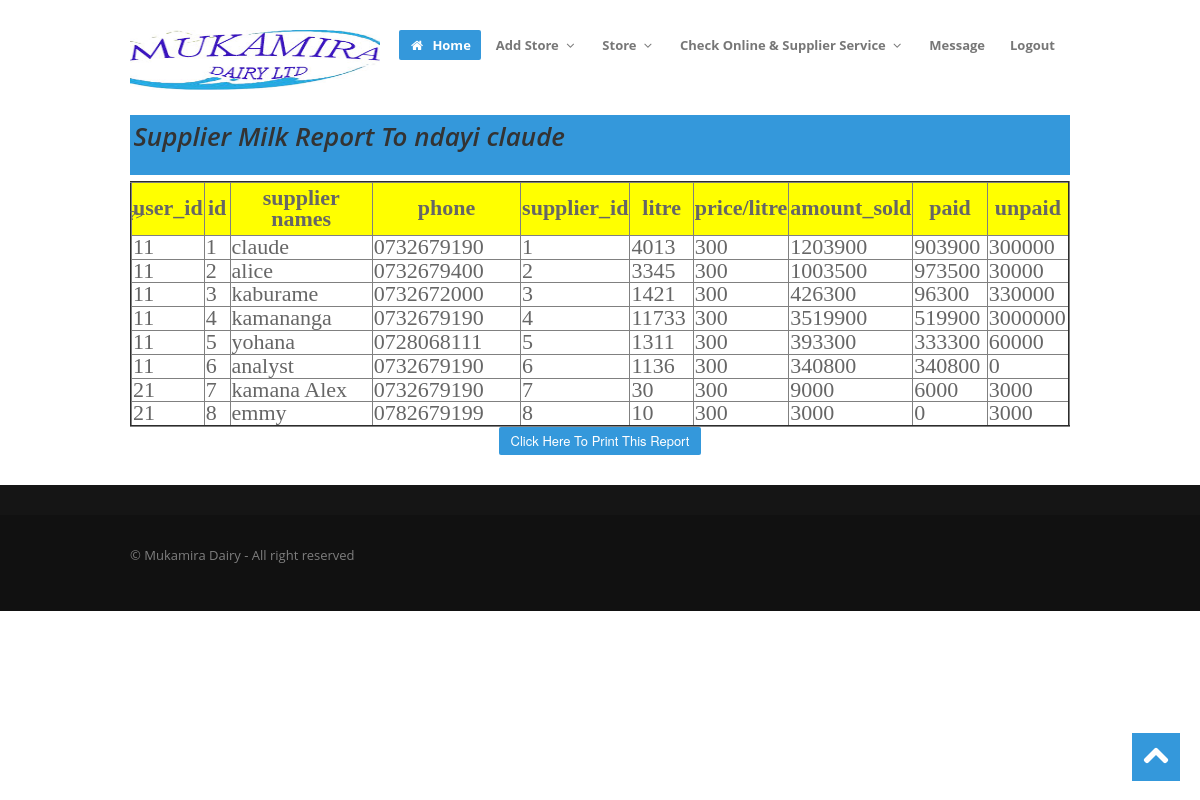
The app's page /users/fomer_report.php (signed in) with its own data.
### tables this page shows
CREATE TABLE `input_milk` (
  `user_id` int(11) NOT NULL,
  `id` int(11) NOT NULL,
  `supplies_id` int(11) NOT NULL,
  `litre` float NOT NULL,
  `litre_amount` float NOT NULL,
  `amount_sold` float NOT NULL,
  `paid` float NOT NULL,
  `unpaid` float NOT NULL,
  `time` timestamp(6) NOT NULL DEFAULT '0000-00-00 00:00:00.000000' ON UPDATE CURRENT_TIMESTAMP(6)
);

CREATE TABLE `supplies` (
  `sid` int(11) NOT NULL,
  `names` varchar(40) NOT NULL,
  `phone` varchar(13) NOT NULL,
  `mail` varchar(40) NOT NULL,
  `address` varchar(60) NOT NULL,
  `status` varchar(8) NOT NULL
);

### users/fomer_report.php (the view, shortened to what this page needs)
<?php
if (!isset($_SESSION['id'])) {
  header('location:../index.php');
}
else
{
?>
<!DOCTYPE html>
<html lang="en">
<head>
  <link href="../assets/css/bootstrap.css" rel="stylesheet">
  <link href="../assets/css/bootstrap-responsive.css" rel="stylesheet">
  <link href="../assets/css/prettyPhoto.css" rel="stylesheet">
  <link href="../assets/js/google-code-prettify/prettify.css" rel="stylesheet">
  <link href="../assets/css/flexslider.css" rel="stylesheet">
  <link href="../assets/css/style.css" rel="stylesheet">
  <link href="../assets/color/default.css" rel="stylesheet">
</head>
<body>
  <div id="wrapper">
    <?php
    include("layouts/header.php");
    ?>
    <section id="maincontent">
      <div class="container">
        <div class="row">
          <div class="span12">
            <section id="subintro">
               <div class="container" style="height: 60px;">
                 <div class="row">
                    <div class="span8">
                      <ul class="breadcrumb" style="margin-top: -6px;">
                       <li>
                       <h2>Supplier Milk Report To <?php echo $_SESSION["names"]; ?></h2></li>
                     </ul>
                    </div>
                  </div>
                </div>
              </section>
              <table style="border-radius:5px; font-size: 22px;margin-top: -45px; border-style: 2px;" border="2" width="940">
  <tr>
    <th bgcolor="#ffff" width="50px" height="50px"STYLE="font-family:Script MT;">user_id</th>
<th bgcolor="#ffff" width="30px" height="50px" STYLE="font-family:Script MT;">id</th>
  <th bgcolor="#ffff" width="200px" height="50px"STYLE="font-family:Script MT;">supplier names</th>
  <th bgcolor="#ffff" width="200px" height="50px"STYLE="font-family:Script MT;">phone</th>
  <th bgcolor="#ffff" width="100px" height="50px"STYLE="font-family:Script MT;">supplier_id</th>
<th bgcolor="#ffff" width="70px" height="50px" STYLE="font-family:Script MT;">litre</th>
  <th bgcolor="#ffff" width="50px" height="50px"STYLE="font-family:Script MT;">price/litre</th>
<th bgcolor="#ffff" width="100px" height="50px" STYLE="font-family:Script MT;">amount_sold</th>
<th bgcolor="#ffff" width="80px" height="50px" STYLE="font-family:Script MT;">paid</th>
<th bgcolor="#ffff" width="80px" height="50px" STYLE="font-family:Script MT;">unpaid</th>
</tr>
<?php
  include("../code/con2.php");
  $retrive=mysqli_query($con,"select input_milk.id,names,user_id,supplies_id,phone,litre,litre_amount,amount_sold,unpaid,paid from input_milk,supplies where input_milk.id=supplies.sid");
  while($row=mysqli_fetch_array($retrive))
  {
  ?>
   <tr>
    <td bgcolor="#FFFFFF" STYLE="font-family:Script MT;"><?php echo $row['user_id'];?></td>
      <td bgcolor="#FFFFFF" STYLE="font-family:Script MT;"><?php echo $row['id'];?></td>
<td bgcolor="#FFFFFF" STYLE="font-family:Script MT;"><?php echo $row['names'];?></td>
<td bgcolor="#FFFFFF" STYLE="font-family:Script MT;"><?php echo $row['phone'];?></td>
  <td bgcolor="#FFFFFF" STYLE="font-family:Script MT;"><?php echo $row['supplies_id'];?></td>
<td bgcolor="#FFFFFF" STYLE="font-family:Script MT;"><?php echo $row['litre'];?></td>
<td bgcolor="#FFFFFF" STYLE="font-family:Script MT;"><?php echo $row['litre_amount'];?></td>
<td bgcolor="#FFFFFF" STYLE="font-family:Script MT;"><?php echo $row['amount_sold'];?></td>
<td bgcolor="#FFFFFF" STYLE="font-family:Script MT;"><?php echo $row['paid'];?></td>
<td bgcolor="#FFFFFF" STYLE="font-family:Script MT;"><?php echo $row['unpaid'];?></td>
</tr>
<?php
  }
  ?>
</table>
                  <div class="text-center">
                    <a href=""onClick="window.print()"><button class="btn btn-theme" type="submit" value="">Click Here To Print This Report</button></a>
                  </div>
          </div>
        </div>
      </div>
    </section>
    <?php
      include("layouts/footer.php");
    ?>
  </div>
  <a href="#" class="scrollup"><i class="icon-chevron-up icon-square icon-48 active"></i></a>
</body>
</html>
<?php }?>

### assets/css/style.css (style rules this page uses)
.row { margin-bottom:30px; }
#maincontent { z-index:1000; margin-top:0px; }
section#subintro { width: 100%; color: #fff; height:auto; margin: 0 auto; padding: 0; margin-bottom:30px; }
.scrollup { position:fixed; width:48px; height:48px; bottom:20px; right:20px; }
a.scrollup { outline:0; }
[class^="icon-"], [class*=" icon-"] { float:none; }
.icon-square, .icon-rounded, .icon-plain, .icon-circled { margin: 10px 10px 10px 0; display: inline-block !important; text-align: center !important; color: #fff; width: 18px; height: 18px; padding:3px; font-size: 12px; line-height: 18px; text-shadow:none; cursor: pointer; }
.icon-square { background-color: #444; }
[class^="icon-"], [class*=" icon-"] { margin-top: 1px; margin-right: .3em; }
.icon-48 { width: 32px; height: 32px; padding:8px; font-size: 28px; line-height: 30px; }
#subintro .breadcrumb { margin:30px 0 0; background:none; }
#subintro ul.breadcrumb li { margin-bottom:0; padding-bottom:0; color:#fff; font-style:italic; }
.breadcrumb > li { display: inline-block; *display: inline; line-height:1.6em; *zoom: 1; }

### assets/color/default.css (style rules this page uses)
a { color: #3498db; }
.btn-theme { background: #3498db; }
[class^="icon-"].active, [class*=" icon-"].active { background-color: #3498db; }
section#subintro { background: #3498db; }

### assets/css/overwrite.css (style rules this page uses)
body { margin: 0; font-family:'Open Sans', Arial, sans-serif; font-size: 13px; line-height: 1.6em; color: #666; background-color: #ffffff; }
a { color: #0088cc; text-decoration: none; }
h1, h2, h3, h4, h5, h6 { color:#333; font-family: 'Open Sans', sans-serif; font-weight:600; line-height:1.5em; margin-top:0; margin-bottom:15px; }
h2 { font-size: 26px; }
.btn { display: inline-block; *display: inline; *zoom: 1; padding: 4px 12px; margin-bottom: 0; font-size: 13px; line-height: 20px; text-align: center; vertical-align: middle; cursor: pointer; color: #333333; text-shadow: none; background-color: #e6e6e6; background-image:none; border:none; *border: 0; *margin-left: .3em; -webkit-box-shadow: none; -moz-box-shadow: none; box-shadow: none; -webkit-border-radius: 2px; -moz-border-radius: 2px; border-radius: 2px; }
.btn:first-child { *margin-left: 0; }
.btn-theme { color: #ffffff; text-shadow:none; border:none; }
button.btn, input[type="submit"].btn { *padding-top: 3px; *padding-bottom: 3px; }
.breadcrumb { padding: 8px 0; background-color: #fff; -webkit-border-radius: 0; -moz-border-radius: 0; border-radius: 0; }
.breadcrumb > li { text-shadow: none; }

### records on screen
input_milk: user "11", id "1", supplies.names "claude", supplies.phone "0732679190", supplies "1", litre "4013", litre_amount "300", amount_sold "1203900", paid "903900", unpaid "300000"
input_milk: user "11", id "2", supplies.names "alice", supplies.phone "0732679400", supplies "2", litre "3345", litre_amount "300", amount_sold "1003500", paid "973500", unpaid "30000"
input_milk: user "11", id "3", supplies.names "kaburame", supplies.phone "0732672000", supplies "3", litre "1421", litre_amount "300", amount_sold "426300", paid "96300", unpaid "330000"
input_milk: user "11", id "4", supplies.names "kamananga", supplies.phone "0732679190", supplies "4", litre "11733", litre_amount "300", amount_sold "3519900", paid "519900", unpaid "3000000"
input_milk: user "11", id "5", supplies.names "yohana", supplies.phone "0728068111", supplies "5", litre "1311", litre_amount "300", amount_sold "393300", paid "333300", unpaid "60000"
input_milk: user "11", id "6", supplies.names "analyst", supplies.phone "0732679190", supplies "6", litre "1136", litre_amount "300", amount_sold "340800", paid "340800", unpaid "0"
input_milk: user "21", id "7", supplies.names "kamana Alex", supplies.phone "0732679190", supplies "7", litre "30", litre_amount "300", amount_sold "9000", paid "6000", unpaid "3000"
input_milk: user "21", id "8", supplies.names "emmy", supplies.phone "0782679199", supplies "8", litre "10", litre_amount "300", amount_sold "3000", paid "0", unpaid "3000"

### other values on screen
$_SESSION["names"] "ndayi claude"
